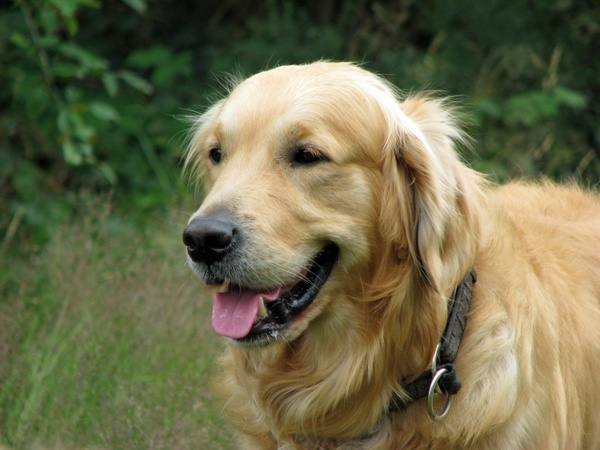
#> input picture test.jpg, 600 x 450 px
$ python 14_adaptive_thresholding.py
#> lines starting #> are read from the running program, lines starting #| are printed output that depends on the picture; after the words box and inside, x2 and y2 are one past the last pixel; in counts of white or black regions, pixels touching at a corner belong together
import numpy as np
import cv2

# 이미지를 흑백으로 로드
img = cv2.imread("./test.jpg", cv2.IMREAD_GRAYSCALE)
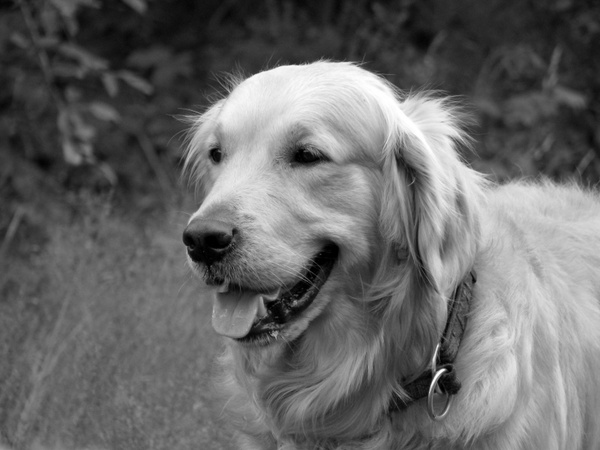
#> img: shape (450, 600); min 0, max 255, mean 104.1

ret, th1 = cv2.threshold(img, 127, 255, cv2.THRESH_BINARY)
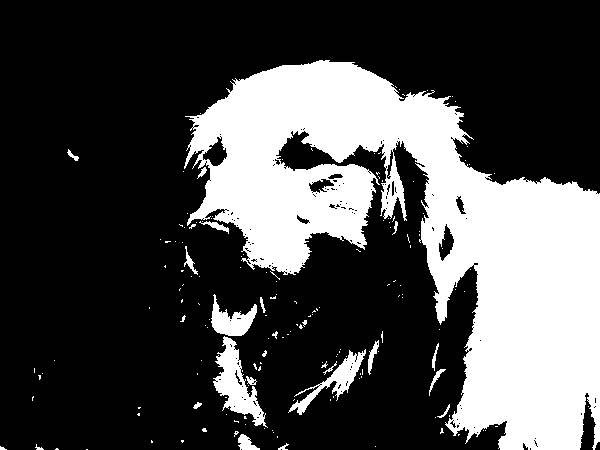
#> th1: shape (450, 600); 29.1% white; 166 white regions (144 under 20 px), largest, box (x1, y1, x2, y2) and area: (184, 60, 600, 450) 72857, (213, 336, 268, 428) 1915, (288, 349, 366, 415) 1140

# GrayScale 이미지, 적용될 최대값, 사용할 Adaptive Thresholding 알고리즘, 블럭 크기, 보정상수
# cv2.ADAPTIVE_THRESH_MEAN_C: 적용될 픽셀을 중심으로 block 크기의 영역의 픽셀값 평균 - 보정상수
# cv2.ADAPTIVE_THRESH_GAUSSIAN_C: 적용될 픽셀을 중심으로 block 크기 안에 있는 가우시안 윈도우 기반 가중치들의 합 - 보정상수
th2 = cv2.adaptiveThreshold(img, 255, cv2.ADAPTIVE_THRESH_MEAN_C, cv2.THRESH_BINARY, 11, 3)
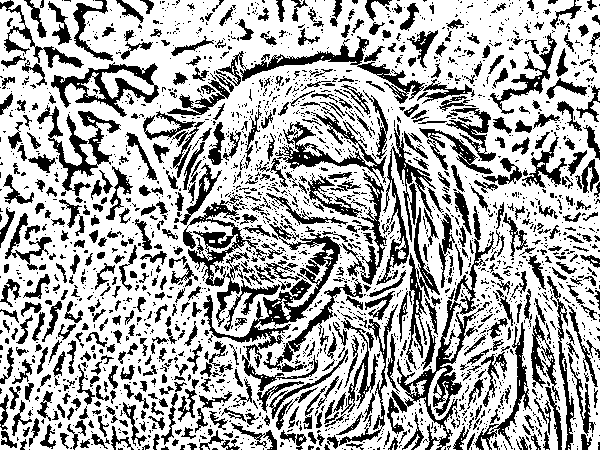
#> th2: shape (450, 600); 67.8% white; 2370 black regions (1776 under 20 px), largest, box (x1, y1, x2, y2) and area: (203, 224, 342, 391) 3483, (391, 206, 496, 450) 3329, (216, 36, 425, 104) 2182
th3 = cv2.adaptiveThreshold(img, 255, cv2.ADAPTIVE_THRESH_GAUSSIAN_C, cv2.THRESH_BINARY, 11, 3)
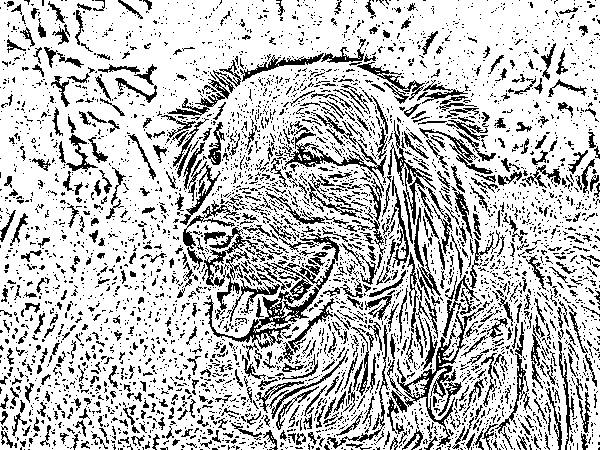
#> th3: shape (450, 600); 76% white; black in thin lines or dots

cv2.imshow("origin", img)
cv2.imshow("cv2.THRESH_BINARY", th1)
cv2.imshow("cv2.ADAPTIVE_THRESH_MEAN_C", th2)
cv2.imshow("cv2.ADAPTIVE_THRESH_GAUSSIAN_C", th3)

cv2.waitKey(0)
cv2.destroyAllWindows()
